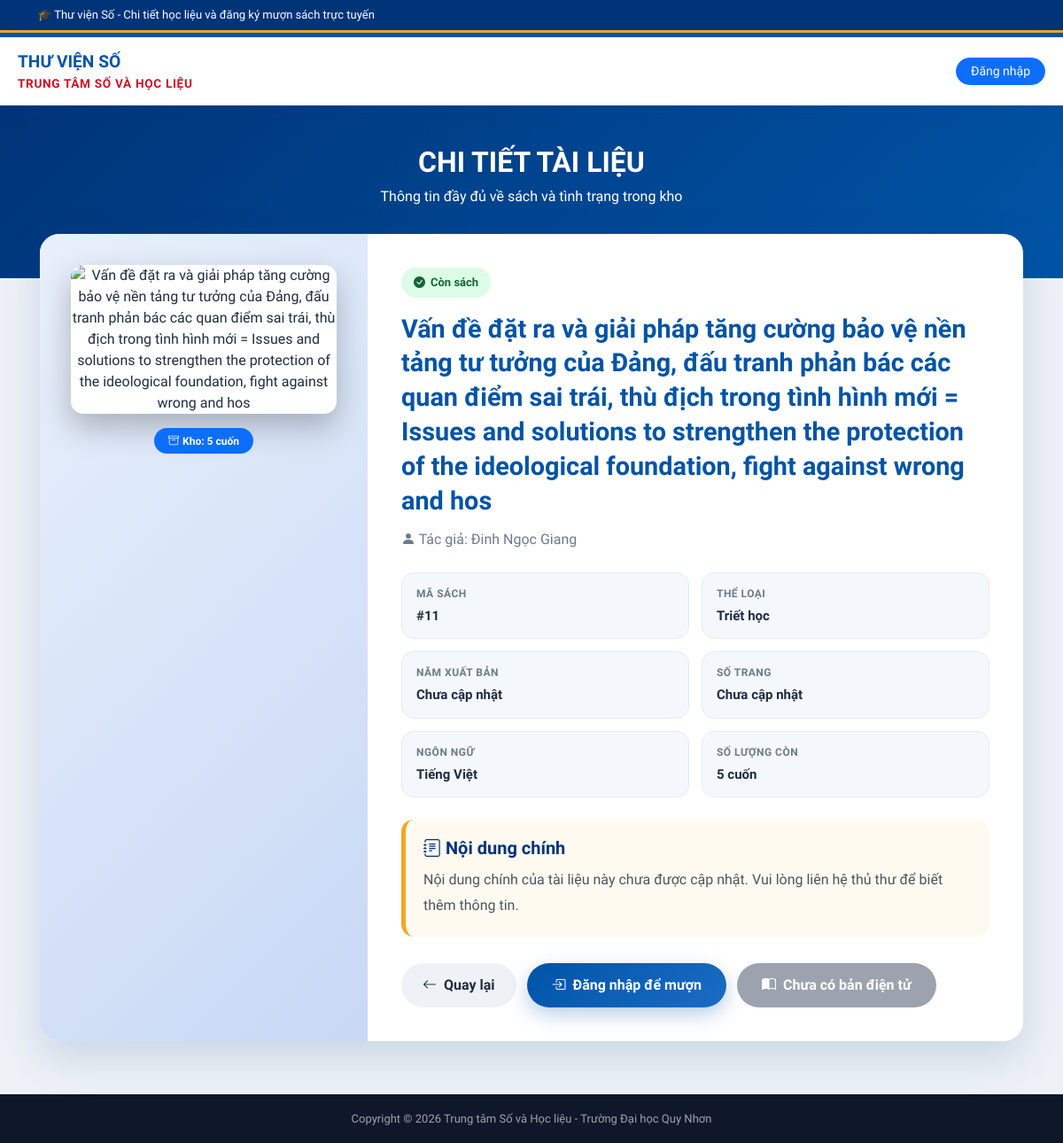
Page /detail.php?id=11 on the committed database.
### tables this page shows
CREATE TABLE `Books` (
  `id` int(11) NOT NULL,
  `title` varchar(255) NOT NULL,
  `author` varchar(255) NOT NULL,
  `category` varchar(100) DEFAULT NULL,
  `quantity` int(11) DEFAULT 0,
  `image_url` text DEFAULT NULL,
  `created_at` timestamp NOT NULL DEFAULT current_timestamp()
);

### detail.php (the view, shortened to what this page needs)
<?php
require_once 'config.php';
$book_id = isset($_GET['id']) ? (int)$_GET['id'] : 0;
$stmt = $pdo->prepare("SELECT * FROM Books WHERE id=?");
$stmt->execute([$book_id]);
$book = $stmt->fetch(PDO::FETCH_ASSOC);
$cover = !empty($book['image_url']) ? $book['image_url'] : 'images/default-book.png';
?>
<!DOCTYPE html>
<html lang="vi">
<head>
<link href="https://cdn.jsdelivr.net/npm/bootstrap-icons@1.11.1/font/bootstrap-icons.css" rel="stylesheet">
<link href="https://cdn.jsdelivr.net/npm/bootstrap@5.3.2/dist/css/bootstrap.min.css" rel="stylesheet">
</head>
<body>
<div class="top-bar">
  <div class="container"><marquee>🎓 Thư viện Số - Chi tiết học liệu và đăng ký mượn sách trực tuyến</marquee></div>
</div>
<header class="qnu-header">
  <div class="header-inner">
    <div class="brand" onclick="location.href='index.php'">
      <div>
        <div class="uni-name">Thư viện Số</div>
        <div class="lib-name">Trung tâm số và Học liệu</div>
      </div>
    </div>
    <div class="d-flex align-items-center gap-2">
      <?php if(isset($_SESSION['username'])): ?>
        <span class="fw-bold text-primary me-1 small"><i class="bi bi-person-circle"></i> <?php echo htmlspecialchars($_SESSION['username']); ?></span>
        <a href="logout.php" class="btn btn-sm btn-danger rounded-pill px-3">Thoát</a>
      <?php else: ?>
        <a href="index.php" class="btn btn-sm btn-primary rounded-pill px-3">Đăng nhập</a>
      <?php endif; ?>
    </div>
  </div>
</header>
<section class="hero">
  <h2>CHI TIẾT TÀI LIỆU</h2>
  <p class="mb-0">Thông tin đầy đủ về sách và tình trạng trong kho</p>
</section>
<main class="detail-wrapper">
  <div class="detail-card">
    <div class="row g-0">
      <div class="col-lg-4">
        <div class="book-cover-box">
          <img src="<?php echo htmlspecialchars($cover); ?>"
               alt="<?php echo htmlspecialchars($book['title']); ?>"
               class="book-cover"
               onerror="this.src='images/default-book.png'">
          <div class="mt-3">
            <span class="badge <?php echo $book['quantity']>0 ? 'bg-primary' : 'bg-secondary'; ?> px-3 py-2 rounded-pill">
              <i class="bi bi-archive me-1"></i>Kho: <?php echo (int)$book['quantity']; ?> cuốn
            </span>
          </div>
        </div>
      </div>
      <div class="col-lg-8">
        <div class="book-info">
          <div class="mb-3">
            <?php if((int)$book['quantity']>0): ?>
              <span class="status-badge available"><i class="bi bi-check-circle-fill"></i> Còn sách</span>
            <?php elseif((int)($book['ebook_available']??0)===1): ?>
              <span class="status-badge" style="background:#e6f7ff;color:#055;"><i class="bi bi-book-half"></i> Chỉ có bản điện tử</span>
            <?php else: ?>
              <span class="status-badge unavailable"><i class="bi bi-x-circle-fill"></i> Hết sách</span>
            <?php endif; ?>
          </div>
          <h1 class="book-title"><?php echo htmlspecialchars($book['title']); ?></h1>
          <div class="book-author"><i class="bi bi-person-fill"></i> Tác giả: <?php echo htmlspecialchars($book['author']??'Chưa cập nhật'); ?></div>
          <div class="meta-grid">
            <div class="meta-item">
              <div class="meta-label">Mã sách</div>
              <div class="meta-value">#<?php echo htmlspecialchars($book['id']); ?></div>
            </div>
            <div class="meta-item">
              <div class="meta-label">Thể loại</div>
              <div class="meta-value"><?php echo htmlspecialchars($book['category']??'Chưa cập nhật'); ?></div>
            </div>
            <div class="meta-item">
              <div class="meta-label">Năm xuất bản</div>
              <div class="meta-value"><?php echo !empty($book['publish_year'])?htmlspecialchars($book['publish_year']):'Chưa cập nhật'; ?></div>
            </div>
            <div class="meta-item">
              <div class="meta-label">Số trang</div>
              <div class="meta-value"><?php echo !empty($book['pages'])?htmlspecialchars($book['pages']).' trang':'Chưa cập nhật'; ?></div>
            </div>
            <div class="meta-item">
              <div class="meta-label">Ngôn ngữ</div>
              <div class="meta-value"><?php echo !empty($book['language'])?htmlspecialchars($book['language']):'Tiếng Việt'; ?></div>
            </div>
            <div class="meta-item">
              <div class="meta-label">Số lượng còn</div>
              <div class="meta-value"><?php echo (int)$book['quantity']; ?> cuốn</div>
            </div>
          </div>
          <div class="description-box">
            <h5><i class="bi bi-journal-text"></i> Nội dung chính</h5>
            <p><?php echo !empty($book['description']) ? nl2br(htmlspecialchars($book['description'])) : 'Nội dung chính của tài liệu này chưa được cập nhật. Vui lòng liên hệ thủ thư để biết thêm thông tin.'; ?></p>
          </div>
          <div class="action-box">
            <a href="index.php" class="btn-back"><i class="bi bi-arrow-left"></i>Quay lại</a>
            <?php if((int)$book['quantity']>0): ?>
              <?php if(isset($_SESSION['username']) && $_SESSION['role']==='student'): ?>
                <a href="borrow.php?id=<?php echo $book['id']; ?>" class="btn-borrow">
                  <i class="bi bi-bag-check-fill"></i>Mượn vật lí
                </a>
                <button class="btn-cart" onclick="addToCartDetail(<?php echo $book['id']; ?>)">
                  <i class="bi bi-basket-plus-fill"></i>Thêm vào giỏ
                </button>
              <?php elseif(isset($_SESSION['username'])): ?>
                <button class="btn-borrow" onclick="alert('Chỉ tài khoản sinh viên mới được mượn sách.')">
                  <i class="bi bi-bag-check-fill"></i>Mượn sách vật lí
                </button>
              <?php else: ?>
                <a href="borrow.php?id=<?php echo $book['id']; ?>" class="btn-borrow">
                  <i class="bi bi-box-arrow-in-right"></i>Đăng nhập để mượn
                </a>
              <?php endif; ?>
            <?php else: ?>
              <button class="btn-borrow" style="background:#9ca3af;box-shadow:none;" disabled>
                <i class="bi bi-x-circle-fill"></i>Hết sách vật lí
              </button>
            <?php endif; ?>
            <?php if(($book['ebook_available']??0)==1 && !empty($book['ebook_url'])): ?>
              <a href="<?php echo htmlspecialchars($book['ebook_url']); ?>" target="_blank" class="btn-borrow" style="background:linear-gradient(135deg,#16a34a,#22c55e);">
                <i class="bi bi-book-half"></i>Đọc sách điện tử
              </a>
            <?php else: ?>
              <button class="btn-borrow" style="background:#9ca3af;box-shadow:none;" disabled>
                <i class="bi bi-book-half"></i>Chưa có bản điện tử
              </button>
            <?php endif; ?>
          </div>
        </div>
      </div>
    </div>
  </div>
</main>
<footer>Copyright © 2026 Trung tâm Số và Học liệu - Trường Đại học Quy Nhơn</footer>
</body>
</html>

### detail.php (style rules this page uses)
:root { --blue:#0054a6;--blue-dark:#003478;--gold:#f5a623;--red:#ce1126;--bg:#eef2f7;--text:#1e2d42;--muted:#6c7a8d; }
body { font-family:'Be Vietnam Pro',sans-serif;background:var(--bg);color:var(--text); }
.top-bar { background:var(--blue-dark);color:white;font-size:13px;padding:7px 0;border-bottom:3px solid var(--gold); }
.qnu-header { background:white;border-top:5px solid var(--blue);box-shadow:0 3px 20px rgba(0,60,130,.1);position:sticky;top:0;z-index:999; }
.header-inner { max-width:1200px;margin:0 auto;padding:14px 20px;display:flex;justify-content:space-between;align-items:center; }
.brand { display:flex;align-items:center;gap:14px;cursor:pointer; }
.uni-name { font-size:1.2rem;font-weight:900;color:var(--blue);text-transform:uppercase; }
.lib-name { font-size:.85rem;font-weight:700;color:var(--red);text-transform:uppercase;letter-spacing:.05em; }
.hero { background:linear-gradient(135deg,var(--blue-dark),var(--blue));padding:45px 20px 80px;color:white;text-align:center; }
.hero h2 { font-weight:900;margin-bottom:8px; }
.detail-wrapper { max-width:1150px;margin:-50px auto 60px;padding:0 20px;position:relative;z-index:5; }
.detail-card { background:white;border-radius:22px;box-shadow:0 18px 50px rgba(0,60,130,.16);overflow:hidden; }
.book-cover-box { background:linear-gradient(135deg,#e8f0fb,#c8d8f5);padding:35px;text-align:center;height:100%; }
.book-cover { width:260px;max-width:100%;aspect-ratio:2/3;object-fit:cover;border-radius:14px;box-shadow:0 15px 35px rgba(0,0,0,.25);background:white; }
.book-info { padding:38px; }
.book-title { font-size:1.8rem;font-weight:900;color:var(--blue);line-height:1.35;margin-bottom:12px; }
.book-author { color:var(--muted);font-size:1rem;margin-bottom:22px; }
.meta-grid { display:grid;grid-template-columns:repeat(2,minmax(0,1fr));gap:14px;margin:25px 0; }
.meta-item { background:#f4f8fd;border:1px solid #e1ecf8;border-radius:14px;padding:14px 16px; }
.meta-label { font-size:12px;color:var(--muted);font-weight:700;text-transform:uppercase;letter-spacing:.04em;margin-bottom:5px; }
.meta-value { font-size:15px;font-weight:800;color:var(--text); }
.description-box { background:#fffaf0;border-left:5px solid var(--gold);padding:20px;border-radius:14px;margin-top:25px; }
.description-box h5 { color:var(--blue-dark);font-weight:900;margin-bottom:10px; }
.description-box p { color:#4b5563;line-height:1.8;margin-bottom:0; }
.action-box { margin-top:30px;display:flex;gap:12px;flex-wrap:wrap; }
.btn-borrow { background:linear-gradient(135deg,var(--blue),#1a6cc4);color:white;border:none;padding:13px 28px;border-radius:50px;font-weight:800;text-decoration:none;display:inline-flex;align-items:center;gap:8px;box-shadow:0 8px 22px rgba(0,84,166,.28); }
.btn-back { background:#eef2f7;color:var(--text);border:none;padding:13px 24px;border-radius:50px;font-weight:800;text-decoration:none;display:inline-flex;align-items:center;gap:8px; }
.status-badge { display:inline-flex;align-items:center;gap:6px;padding:7px 14px;border-radius:50px;font-size:13px;font-weight:800; }
.available { background:#dcfce7;color:#166534; }
footer { background:#0f172a;color:rgba(255,255,255,.6);text-align:center;padding:18px;font-size:13px; }

### rows in the picture
books: quantity "5", title "Vấn đề đặt ra và giải pháp tăng cường bảo vệ nền tảng tư tưởng của Đảng, đấu tranh phản bác các quan điểm sai trái, thù địch trong tình hình mới = Issues and solutions to strengthen the protection of the ideological foundation, fight against wrong and hos", author "Đinh Ngọc Giang", id "11", category "Triết học"
